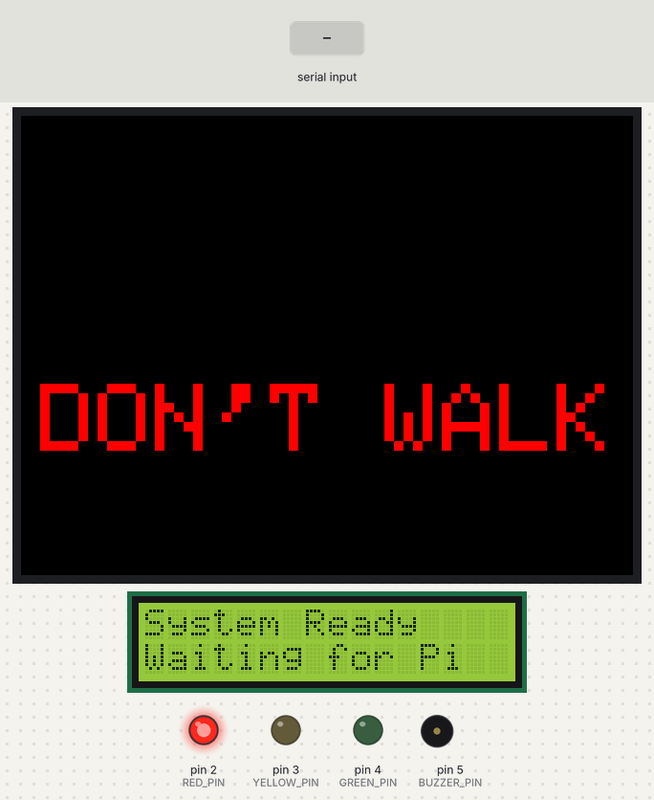
A sketch run on a simulated Arduino Uno, built with avr-gcc and run on an emulated ATmega328P. On the bench: 320×240 colour display, 16×2 character LCD, output pins drawn as LEDs (lit = HIGH), buzzer (waves = sounding). The test bench sets the inputs (shaded band).

Above: at 1.5 s.
1.6 s: "walk\n" received over Serial
At 3.4 s:
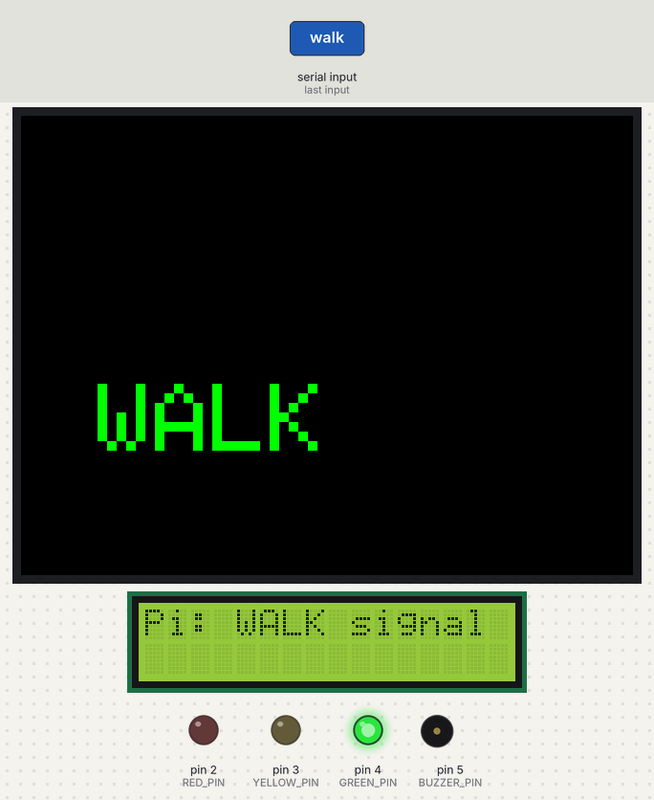
3.7 s: "warn\n" received over Serial
At 5.0 s:
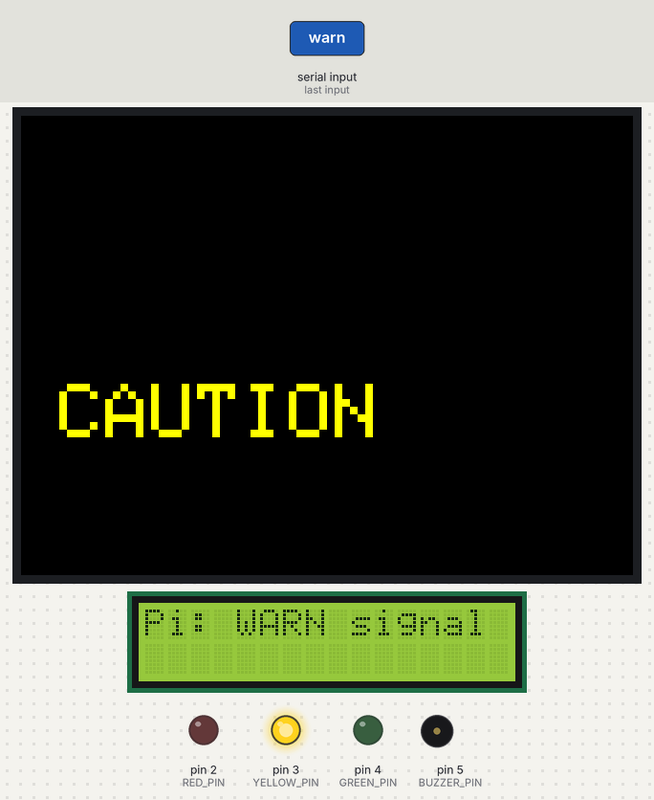
5.8 s: "dontwalk\n" received over Serial
At 6.3 s:
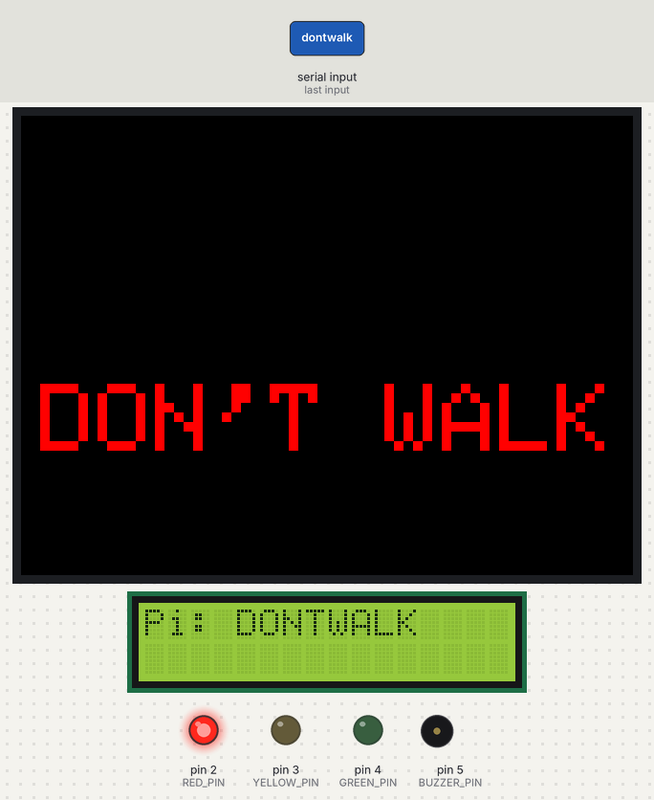
7.4 s: "dontwalk\n" received over Serial
At 7.43 s:
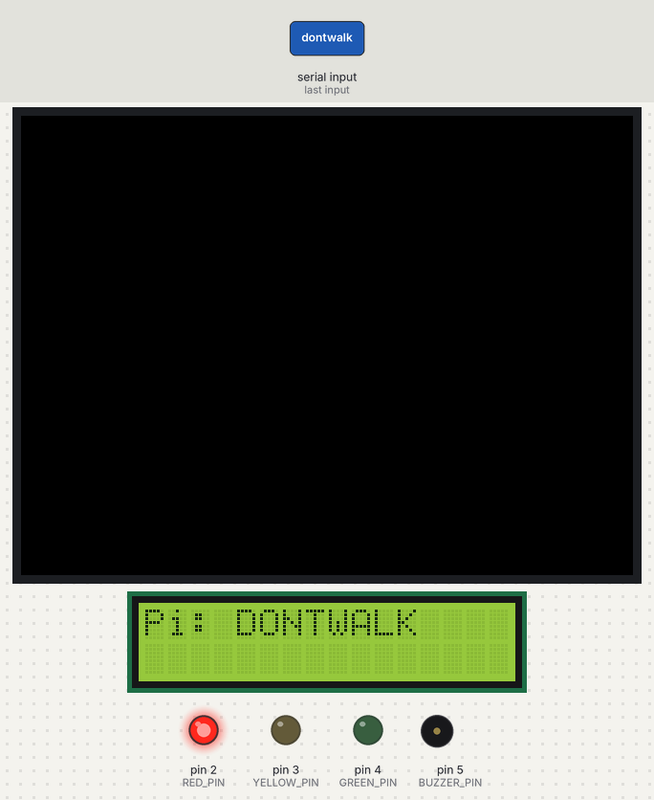
Timing chart, 0 to 10.0 s (numbered marks = the images above; inputs shaded):
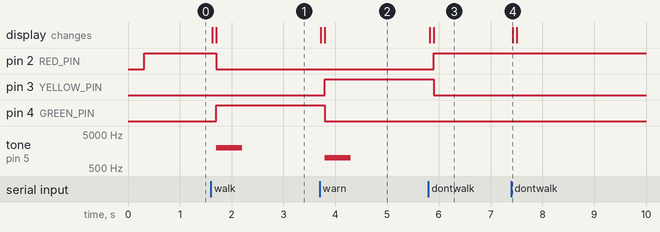

The sketch:

02TrafficLightComponent.ino
```cpp
#include <Adafruit_GFX.h>
#include <Adafruit_ST7789.h>
#include <SPI.h>
#include <Wire.h>
#include <LiquidCrystal_I2C.h>

// TFT Pins
#define TFT_CS     10
#define TFT_RST    8
#define TFT_DC     9

// Traffic Light Pins
#define RED_PIN    2
#define YELLOW_PIN 3
#define GREEN_PIN  4

// Buzzer Pin
#define BUZZER_PIN 5

// TFT Display (240x320)
Adafruit_ST7789 tft = Adafruit_ST7789(TFT_CS, TFT_DC, TFT_RST);

// I2C LCD (16x2 at address 0x27)
LiquidCrystal_I2C lcd(0x27, 16, 2);

void setup() {
  Serial.begin(9600);

  // Initialize TFT
  tft.init(240, 320);
  tft.setRotation(-1);
  tft.fillScreen(ST77XX_BLACK);

  // Initialize I2C LCD
  lcd.init();
  lcd.backlight();
  lcd.setCursor(0, 0);
  lcd.print("System Ready");
  lcd.setCursor(0, 1);
  lcd.print("Waiting for Pi");

  // Setup pins
  pinMode(RED_PIN, OUTPUT);
  pinMode(YELLOW_PIN, OUTPUT);
  pinMode(GREEN_PIN, OUTPUT);
  pinMode(BUZZER_PIN, OUTPUT);

  // Start with RED light and DON'T WALK
  digitalWrite(RED_PIN, HIGH);
  digitalWrite(YELLOW_PIN, LOW);
  digitalWrite(GREEN_PIN, LOW);

  showDontWalk();
  noTone(BUZZER_PIN);
}

void loop() {
  // Handle serial input from Raspberry Pi
  if (Serial.available()) {
    String command = Serial.readStringUntil('\n');
    command.trim();

    if (command == "walk") {
      lcd.clear();
      lcd.setCursor(0, 0);
      lcd.print("Pi: WALK signal");
      showWalk();
    } else if (command == "warn") {
      lcd.clear();
      lcd.setCursor(0, 0);
      lcd.print("Pi: WARN signal");
      showWarn();
    } else if (command == "dontwalk") {
      lcd.clear();
      lcd.setCursor(0, 0);
      lcd.print("Pi: DONTWALK");
      showDontWalk();
    }
  }
}

void showWalk() {
  tft.fillScreen(ST77XX_BLACK);
  tft.setTextColor(ST77XX_GREEN);
  tft.setTextSize(5);
  tft.setCursor(40, 140);
  tft.print("WALK");

  digitalWrite(GREEN_PIN, HIGH);
  digitalWrite(YELLOW_PIN, LOW);
  digitalWrite(RED_PIN, LOW);

  tone(BUZZER_PIN, 2000, 500);
}

void showWarn() {
  tft.fillScreen(ST77XX_BLACK);
  tft.setTextColor(ST77XX_YELLOW);
  tft.setTextSize(4);
  tft.setCursor(20, 140);
  tft.print("CAUTION");

  digitalWrite(GREEN_PIN, LOW);
  digitalWrite(YELLOW_PIN, HIGH);
  digitalWrite(RED_PIN, LOW);

  tone(BUZZER_PIN, 1000, 500); // Beep
}

void showDontWalk() {
  tft.fillScreen(ST77XX_BLACK);
  tft.setTextColor(ST77XX_RED);
  tft.setTextSize(5);
  tft.setCursor(10, 140);
  tft.print("DON'T WALK");

  digitalWrite(GREEN_PIN, LOW);
  digitalWrite(YELLOW_PIN, LOW);
  digitalWrite(RED_PIN, HIGH);

  noTone(BUZZER_PIN);
}
```

Measured:
- after the input at 1.6 s, pin 2 (RED_PIN): HIGH → LOW after 0.10 s; pin 4 (GREEN_PIN): LOW → HIGH after 0.10 s; tone on pin 5 (BUZZER_PIN): silent → 2000 Hz after 0.10 s, → silent 0.50 s later; the display: first changes at once (image 1 shows a later state)
- after the input at 3.7 s, pin 3 (YELLOW_PIN): LOW → HIGH after 0.10 s; pin 4 (GREEN_PIN): HIGH → LOW after 0.10 s; tone on pin 5 (BUZZER_PIN): silent → 1000 Hz after 0.10 s, → silent 0.50 s later; the display: first changes at once (image 2 shows a later state)
- after the input at 5.8 s, pin 2 (RED_PIN): LOW → HIGH after 0.10 s; pin 3 (YELLOW_PIN): HIGH → LOW after 0.10 s; the display: first changes at once (image 3 shows a later state)
- after the input at 7.4 s, the display: changes at once (image 4)
